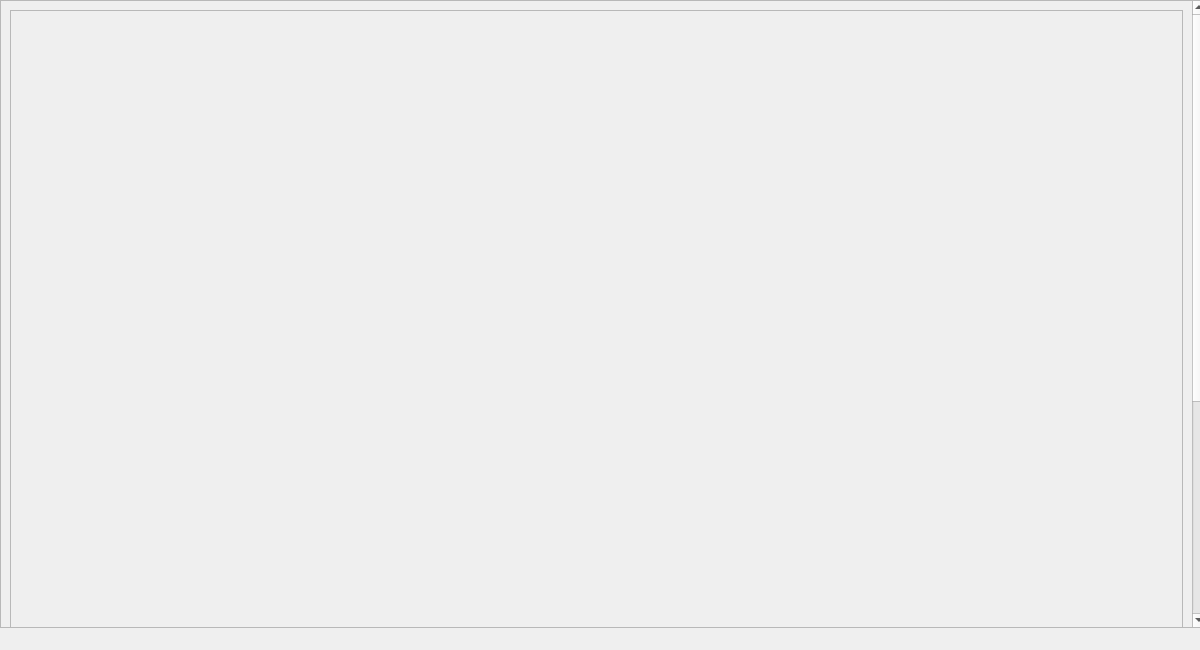
<?xml version="1.0" encoding="UTF-8"?>
<ui version="4.0">
 <class>MainStart</class>
 <widget class="QDialog" name="MainStart">
  <property name="geometry">
   <rect>
    <x>0</x>
    <y>0</y>
    <width>1200</width>
    <height>650</height>
   </rect>
  </property>
  <property name="windowTitle">
   <string>Dialog</string>
  </property>
  <widget class="QScrollArea" name="scrollArea">
   <property name="geometry">
    <rect>
     <x>0</x>
     <y>0</y>
     <width>1207</width>
     <height>628</height>
    </rect>
   </property>
   <property name="styleSheet">
    <string notr="true"/>
   </property>
   <property name="widgetResizable">
    <bool>true</bool>
   </property>
   <widget class="QWidget" name="scrollAreaWidgetContents">
    <property name="geometry">
     <rect>
      <x>0</x>
      <y>0</y>
      <width>1191</width>
      <height>968</height>
     </rect>
    </property>
    <layout class="QHBoxLayout" name="horizontalLayout">
     <item>
      <widget class="QFrame" name="frame">
       <property name="minimumSize">
        <size>
         <width>0</width>
         <height>950</height>
        </size>
       </property>
       <property name="styleSheet">
        <string notr="true"/>
       </property>
       <property name="frameShape">
        <enum>QFrame::StyledPanel</enum>
       </property>
       <property name="frameShadow">
        <enum>QFrame::Raised</enum>
       </property>
       <widget class="QLabel" name="label">
        <property name="geometry">
         <rect>
          <x>0</x>
          <y>0</y>
          <width>1200</width>
          <height>950</height>
         </rect>
        </property>
        <property name="text">
         <string/>
        </property>
       </widget>
       <widget class="QPushButton" name="EffectsButtonPage2_2">
        <property name="geometry">
         <rect>
          <x>471</x>
          <y>68</y>
          <width>81</width>
          <height>50</height>
         </rect>
        </property>
        <property name="text">
         <string/>
        </property>
        <property name="flat">
         <bool>true</bool>
        </property>
       </widget>
       <widget class="QPushButton" name="ExitButton_2">
        <property name="geometry">
         <rect>
          <x>1045</x>
          <y>68</y>
          <width>61</width>
          <height>50</height>
         </rect>
        </property>
        <property name="text">
         <string/>
        </property>
        <property name="flat">
         <bool>true</bool>
        </property>
       </widget>
       <widget class="QPushButton" name="AboutUsButtonPage2_2">
        <property name="geometry">
         <rect>
          <x>682</x>
          <y>68</y>
          <width>81</width>
          <height>50</height>
         </rect>
        </property>
        <property name="styleSheet">
         <string notr="true"/>
        </property>
        <property name="text">
         <string/>
        </property>
        <property name="flat">
         <bool>true</bool>
        </property>
       </widget>
       <widget class="QPushButton" name="BackButton_3">
        <property name="geometry">
         <rect>
          <x>55</x>
          <y>62</y>
          <width>201</width>
          <height>61</height>
         </rect>
        </property>
        <property name="text">
         <string/>
        </property>
        <property name="flat">
         <bool>true</bool>
        </property>
       </widget>
       <widget class="QPushButton" name="upload_image">
        <property name="geometry">
         <rect>
          <x>1085</x>
          <y>375</y>
          <width>91</width>
          <height>81</height>
         </rect>
        </property>
        <property name="text">
         <string/>
        </property>
        <property name="flat">
         <bool>true</bool>
        </property>
       </widget>
       <widget class="QPushButton" name="SaveButton">
        <property name="geometry">
         <rect>
          <x>1120</x>
          <y>510</y>
          <width>61</width>
          <height>50</height>
         </rect>
        </property>
        <property name="text">
         <string/>
        </property>
        <property name="flat">
         <bool>true</bool>
        </property>
       </widget>
       <widget class="QLabel" name="label_pic">
        <property name="geometry">
         <rect>
          <x>103</x>
          <y>194</y>
          <width>469</width>
          <height>421</height>
         </rect>
        </property>
        <property name="frameShape">
         <enum>QFrame::NoFrame</enum>
        </property>
        <property name="text">
         <string/>
        </property>
       </widget>
       <widget class="QPushButton" name="filter_1">
        <property name="geometry">
         <rect>
          <x>73</x>
          <y>795</y>
          <width>90</width>
          <height>30</height>
         </rect>
        </property>
        <property name="text">
         <string/>
        </property>
        <property name="flat">
         <bool>true</bool>
        </property>
       </widget>
       <widget class="QPushButton" name="filter_2">
        <property name="geometry">
         <rect>
          <x>183</x>
          <y>795</y>
          <width>90</width>
          <height>30</height>
         </rect>
        </property>
        <property name="text">
         <string/>
        </property>
        <property name="flat">
         <bool>true</bool>
        </property>
       </widget>
       <widget class="QPushButton" name="filter_4">
        <property name="geometry">
         <rect>
          <x>403</x>
          <y>795</y>
          <width>90</width>
          <height>30</height>
         </rect>
        </property>
        <property name="text">
         <string/>
        </property>
        <property name="flat">
         <bool>true</bool>
        </property>
       </widget>
       <widget class="QPushButton" name="filter_3">
        <property name="geometry">
         <rect>
          <x>293</x>
          <y>795</y>
          <width>90</width>
          <height>30</height>
         </rect>
        </property>
        <property name="text">
         <string/>
        </property>
        <property name="flat">
         <bool>true</bool>
        </property>
       </widget>
       <widget class="QPushButton" name="filter_5">
        <property name="geometry">
         <rect>
          <x>513</x>
          <y>795</y>
          <width>90</width>
          <height>30</height>
         </rect>
        </property>
        <property name="text">
         <string/>
        </property>
        <property name="flat">
         <bool>true</bool>
        </property>
       </widget>
       <widget class="QPushButton" name="filter_6">
        <property name="geometry">
         <rect>
          <x>623</x>
          <y>795</y>
          <width>90</width>
          <height>30</height>
         </rect>
        </property>
        <property name="text">
         <string/>
        </property>
        <property name="flat">
         <bool>true</bool>
        </property>
       </widget>
       <widget class="QPushButton" name="filter_9">
        <property name="geometry">
         <rect>
          <x>949</x>
          <y>795</y>
          <width>90</width>
          <height>30</height>
         </rect>
        </property>
        <property name="text">
         <string/>
        </property>
        <property name="flat">
         <bool>true</bool>
        </property>
       </widget>
       <widget class="QPushButton" name="filter_8">
        <property name="geometry">
         <rect>
          <x>839</x>
          <y>795</y>
          <width>90</width>
          <height>30</height>
         </rect>
        </property>
        <property name="text">
         <string/>
        </property>
        <property name="flat">
         <bool>true</bool>
        </property>
       </widget>
       <widget class="QPushButton" name="filter_11">
        <property name="geometry">
         <rect>
          <x>1061</x>
          <y>845</y>
          <width>90</width>
          <height>30</height>
         </rect>
        </property>
        <property name="text">
         <string/>
        </property>
        <property name="flat">
         <bool>true</bool>
        </property>
       </widget>
       <widget class="QPushButton" name="filter_7">
        <property name="geometry">
         <rect>
          <x>729</x>
          <y>795</y>
          <width>90</width>
          <height>30</height>
         </rect>
        </property>
        <property name="text">
         <string/>
        </property>
        <property name="flat">
         <bool>true</bool>
        </property>
       </widget>
       <widget class="QPushButton" name="filter_12">
        <property name="geometry">
         <rect>
          <x>517</x>
          <y>890</y>
          <width>90</width>
          <height>30</height>
         </rect>
        </property>
        <property name="text">
         <string/>
        </property>
        <property name="flat">
         <bool>true</bool>
        </property>
       </widget>
       <widget class="QPushButton" name="filter_10">
        <property name="geometry">
         <rect>
          <x>1059</x>
          <y>795</y>
          <width>90</width>
          <height>30</height>
         </rect>
        </property>
        <property name="text">
         <string/>
        </property>
        <property name="flat">
         <bool>true</bool>
        </property>
       </widget>
       <widget class="QPushButton" name="filter_21">
        <property name="geometry">
         <rect>
          <x>75</x>
          <y>845</y>
          <width>90</width>
          <height>30</height>
         </rect>
        </property>
        <property name="text">
         <string/>
        </property>
        <property name="flat">
         <bool>true</bool>
        </property>
       </widget>
       <widget class="QPushButton" name="filter_18">
        <property name="geometry">
         <rect>
          <x>951</x>
          <y>845</y>
          <width>90</width>
          <height>30</height>
         </rect>
        </property>
        <property name="text">
         <string/>
        </property>
        <property name="flat">
         <bool>true</bool>
        </property>
       </widget>
       <widget class="QPushButton" name="filter_22">
        <property name="geometry">
         <rect>
          <x>407</x>
          <y>890</y>
          <width>90</width>
          <height>30</height>
         </rect>
        </property>
        <property name="text">
         <string/>
        </property>
        <property name="flat">
         <bool>true</bool>
        </property>
       </widget>
       <widget class="QPushButton" name="filter_20">
        <property name="geometry">
         <rect>
          <x>185</x>
          <y>845</y>
          <width>90</width>
          <height>30</height>
         </rect>
        </property>
        <property name="text">
         <string/>
        </property>
        <property name="flat">
         <bool>true</bool>
        </property>
       </widget>
       <widget class="QPushButton" name="filter_14">
        <property name="geometry">
         <rect>
          <x>515</x>
          <y>845</y>
          <width>90</width>
          <height>30</height>
         </rect>
        </property>
        <property name="text">
         <string/>
        </property>
        <property name="flat">
         <bool>true</bool>
        </property>
       </widget>
       <widget class="QPushButton" name="filter_13">
        <property name="geometry">
         <rect>
          <x>405</x>
          <y>845</y>
          <width>90</width>
          <height>30</height>
         </rect>
        </property>
        <property name="text">
         <string/>
        </property>
        <property name="flat">
         <bool>true</bool>
        </property>
       </widget>
       <widget class="QPushButton" name="filter_16">
        <property name="geometry">
         <rect>
          <x>731</x>
          <y>845</y>
          <width>90</width>
          <height>30</height>
         </rect>
        </property>
        <property name="text">
         <string/>
        </property>
        <property name="flat">
         <bool>true</bool>
        </property>
       </widget>
       <widget class="QPushButton" name="filter_17">
        <property name="geometry">
         <rect>
          <x>841</x>
          <y>845</y>
          <width>90</width>
          <height>30</height>
         </rect>
        </property>
        <property name="text">
         <string/>
        </property>
        <property name="flat">
         <bool>true</bool>
        </property>
       </widget>
       <widget class="QPushButton" name="filter_15">
        <property name="geometry">
         <rect>
          <x>625</x>
          <y>845</y>
          <width>90</width>
          <height>30</height>
         </rect>
        </property>
        <property name="text">
         <string/>
        </property>
        <property name="flat">
         <bool>true</bool>
        </property>
       </widget>
       <widget class="QPushButton" name="reset">
        <property name="geometry">
         <rect>
          <x>1110</x>
          <y>280</y>
          <width>61</width>
          <height>61</height>
         </rect>
        </property>
        <property name="text">
         <string/>
        </property>
        <property name="flat">
         <bool>true</bool>
        </property>
       </widget>
       <widget class="QLabel" name="label_pic_2">
        <property name="geometry">
         <rect>
          <x>599</x>
          <y>194</y>
          <width>469</width>
          <height>421</height>
         </rect>
        </property>
        <property name="frameShape">
         <enum>QFrame::NoFrame</enum>
        </property>
        <property name="text">
         <string/>
        </property>
       </widget>
       <widget class="QPushButton" name="choose_image">
        <property name="geometry">
         <rect>
          <x>126</x>
          <y>708</y>
          <width>401</width>
          <height>29</height>
         </rect>
        </property>
        <property name="text">
         <string>Choose image</string>
        </property>
       </widget>
       <widget class="QPushButton" name="merge">
        <property name="geometry">
         <rect>
          <x>646</x>
          <y>708</y>
          <width>401</width>
          <height>31</height>
         </rect>
        </property>
        <property name="text">
         <string>Merge</string>
        </property>
       </widget>
       <widget class="QPushButton" name="flipH">
        <property name="geometry">
         <rect>
          <x>646</x>
          <y>708</y>
          <width>401</width>
          <height>31</height>
         </rect>
        </property>
        <property name="text">
         <string>Flip Horizontally</string>
        </property>
       </widget>
       <widget class="QPushButton" name="flipV">
        <property name="geometry">
         <rect>
          <x>126</x>
          <y>708</y>
          <width>401</width>
          <height>31</height>
         </rect>
        </property>
        <property name="text">
         <string>Flib Vertical</string>
        </property>
       </widget>
       <widget class="QPushButton" name="filter_19">
        <property name="geometry">
         <rect>
          <x>295</x>
          <y>845</y>
          <width>90</width>
          <height>30</height>
         </rect>
        </property>
        <property name="text">
         <string/>
        </property>
        <property name="flat">
         <bool>true</bool>
        </property>
       </widget>
       <widget class="QPushButton" name="filter_23">
        <property name="geometry">
         <rect>
          <x>625</x>
          <y>890</y>
          <width>90</width>
          <height>30</height>
         </rect>
        </property>
        <property name="text">
         <string/>
        </property>
        <property name="flat">
         <bool>true</bool>
        </property>
       </widget>
       <widget class="QPushButton" name="filter_24">
        <property name="geometry">
         <rect>
          <x>731</x>
          <y>890</y>
          <width>90</width>
          <height>30</height>
         </rect>
        </property>
        <property name="text">
         <string/>
        </property>
        <property name="flat">
         <bool>true</bool>
        </property>
       </widget>
       <zorder>label</zorder>
       <zorder>filter_12</zorder>
       <zorder>filter_22</zorder>
       <zorder>EffectsButtonPage2_2</zorder>
       <zorder>ExitButton_2</zorder>
       <zorder>AboutUsButtonPage2_2</zorder>
       <zorder>BackButton_3</zorder>
       <zorder>upload_image</zorder>
       <zorder>SaveButton</zorder>
       <zorder>label_pic</zorder>
       <zorder>filter_1</zorder>
       <zorder>filter_2</zorder>
       <zorder>filter_4</zorder>
       <zorder>filter_3</zorder>
       <zorder>filter_5</zorder>
       <zorder>filter_6</zorder>
       <zorder>filter_9</zorder>
       <zorder>filter_8</zorder>
       <zorder>filter_11</zorder>
       <zorder>filter_7</zorder>
       <zorder>filter_10</zorder>
       <zorder>filter_21</zorder>
       <zorder>filter_18</zorder>
       <zorder>filter_20</zorder>
       <zorder>filter_14</zorder>
       <zorder>filter_13</zorder>
       <zorder>filter_16</zorder>
       <zorder>filter_17</zorder>
       <zorder>filter_15</zorder>
       <zorder>reset</zorder>
       <zorder>label_pic_2</zorder>
       <zorder>choose_image</zorder>
       <zorder>merge</zorder>
       <zorder>flipH</zorder>
       <zorder>flipV</zorder>
       <zorder>filter_19</zorder>
       <zorder>filter_23</zorder>
       <zorder>filter_24</zorder>
      </widget>
     </item>
    </layout>
   </widget>
  </widget>
 </widget>
 <resources/>
 <connections/>
</ui>
